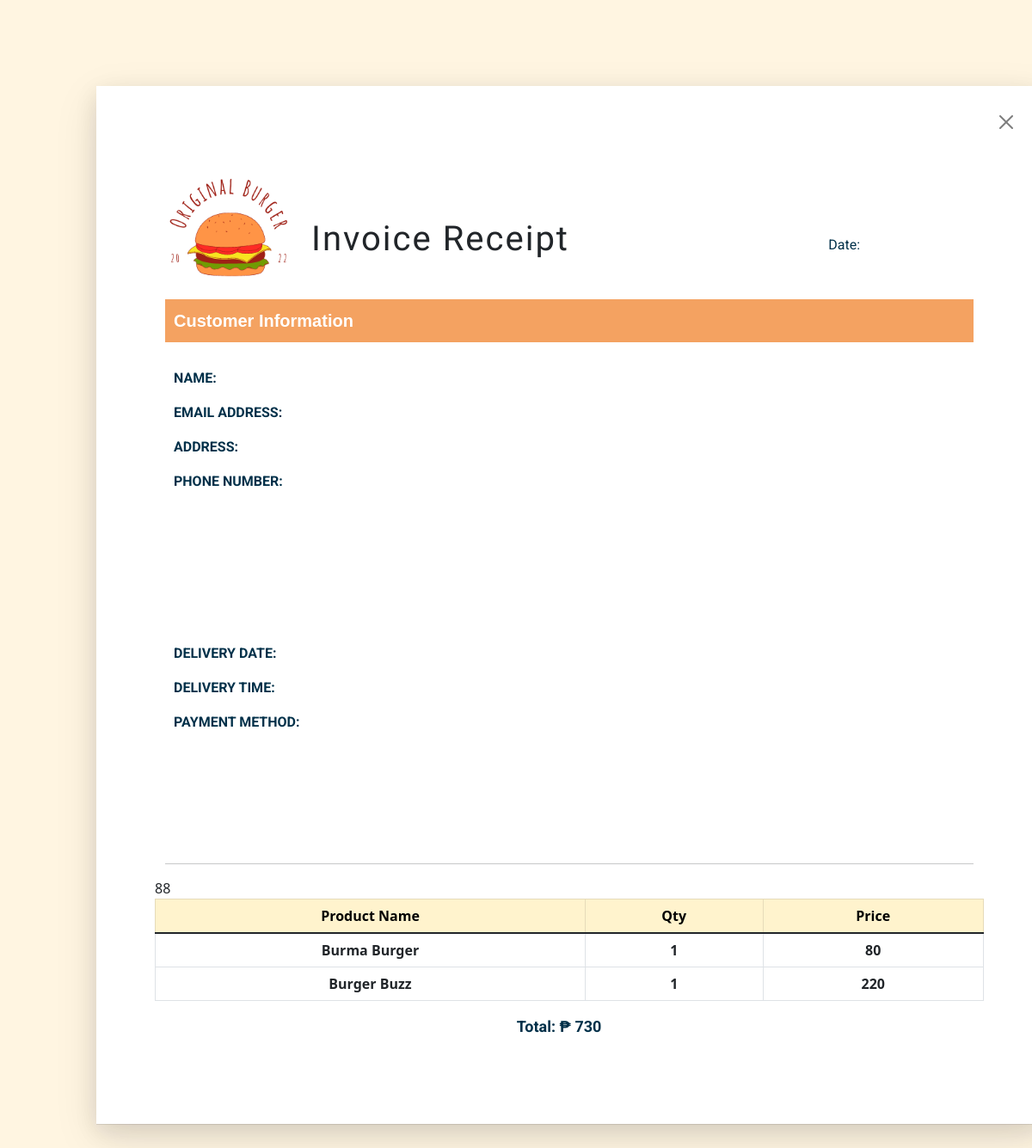
Page /Receipt.php?id=10 on the committed database.
### tables this page shows
CREATE TABLE `cart` (
  `NO` int(11) NOT NULL,
  `PRODUCT_NO` varchar(200) NOT NULL,
  `PRODUCT_NAME` varchar(200) NOT NULL,
  `QUANTITY` int(50) NOT NULL,
  `UNIT_PRICE` double NOT NULL,
  `TOTAL` double NOT NULL,
  `IMAGE` varchar(200) NOT NULL,
  `USER_ID` int(20) NOT NULL,
  `ORDER_NO` int(50) NOT NULL
);

### Receipt.php (the view, shortened to what this page needs)
<?php
include 'includes/db.php';
$id = $_SESSION['id'];
    include 'includes/pass.php';
    if(isset($_GET['id']))   {
        $id=$_GET['id'];
    }
?>
<html>
    <head>
        <link rel="stylesheet" type="text/css" href="css/bootstrap.min.css">
    </head>
    <body>
        <div class="container-fluid">
            <div class="row">
                <div class="col-xxl-8">
                    <div class="box">
                    <a href="Menu.php?id=<?php echo$id?>"><button type="button" class="btn-close" aria-label="Close"></button></a>
                        <img src="pictures/22 (1).png" class="pic"><br><br>
                        <p class="clienttext2">Date:&nbsp;&nbsp;&nbsp;<?=$datenow?></p>
                        <p class="title">Invoice Receipt</p>
                        <div class="div1"><p class="clienttext1">Customer Information</p></div>
                        <div class="clientbox">
                            <div class="row">
                                <div class="col-xxl-2">
                                    <p class="clienttext"><b>NAME: </b></p>
                                    <p class="clienttext"><b>EMAIL ADDRESS: </b></p>
                                    <p class="clienttext"><b>ADDRESS: </b></p>
                                    <p class="clienttext"><b>PHONE NUMBER: </b></p>
                                </div>
                                <div class="col-xxl-4">
                                    <p class="clienttext">&nbsp;&nbsp;&nbsp;<?=$FULLNAME?></p>
                                    <p class="clienttext">&nbsp;&nbsp;&nbsp;<?=$ADDRESS?> </p>
                                    <p class="clienttext">&nbsp;&nbsp;&nbsp;<?=$EMAIL_ADDRESS?> </p>
                                    <p class="clienttext">&nbsp;&nbsp;&nbsp;<?=$PHONE_NO?></p>
                                </div>
                                <div class="col-xxl-2">
                                    <p class="clienttext"><b>DELIVERY DATE: </b></p>
                                    <p class="clienttext"><b>DELIVERY TIME: </b></p>
                                    <p class="clienttext"><b>PAYMENT METHOD: </b></p>
                                </div>
                                <div class="col-xxl-4">
                                    <p class="clienttext">&nbsp;&nbsp;&nbsp;<?=$DELIVERY_DATE?></p>
                                    <p class="clienttext">&nbsp;&nbsp;&nbsp;<?=$DELIVERY_TIME?></p>
                                    <p class="clienttext">&nbsp;&nbsp;&nbsp;<?=$PAYMENT?></p>
                                </div>
                            </div>
                        </div>
                        <hr>
                        <div class="row">
                            <table class="table  table-hover table-bordered">
                            <thead>
                                <tr class="table-warning" style="padding:50px">
                                <th width="500px"><center>Product Name</center></th>
                                <th><center>Qty</center></th>
                                <th><center>Price</center></th>
                                </tr>
                            </thead>
                            <tbody>
                                <?php
                                    $sql = "SELECT * FROM orders ORDER BY ORDER_NO DESC
                                    LIMIT 1;";
                                    $result = mysqli_query($conn,$sql);
                                    if ($result->num_rows > 0) {
                                        while($row = $result->fetch_assoc()) {
                                        $ORDNO=$_SESSION['ordno'];
                                        }
                                    }
                                    $sql = "SELECT * FROM cart WHERE USER_ID = '$id' AND ORDER_NO = '$ORDNO'";
                                    $result = mysqli_query($conn,$sql);
                                    if ($result->num_rows > 0) {
                                    while($row = $result->fetch_assoc()) {
                                    $NAME= $row["PRODUCT_NAME"];
                                    $QTY= $row["QUANTITY"];
                                    $TOTAL= $row["TOTAL"];
                                ?>
                                    <tr>
                                    <th><center><?=$NAME?></center></th>
                                    <th><center><?=$QTY?></center></th>
                                    <th><center><?=$TOTAL?></center></th>
                                    </tr>
                                <?php
                                    }
                                    }
                                        else
                                    {
                                        echo "<h2> No Record Found </h5>";
                                        }
                                ?>
                            </tbody>
                            </table>
                            <?php
                               $sql = "SELECT SUM(TOTAL) FROM cart WHERE USER_ID = '$id' ";
                               $result = mysqli_query($conn,$sql);
                               $row = mysqli_fetch_array($result);
                               $total = $row[0];
                            ?>
                            <div class="row">
                                <div class="col-xxl-3">
                                    <center><p style="margin:0px; font-size:18px;" class="clienttext" ><b>Total: ₱ <?php echo"$total"?></p></b></center>
                                </div>
                            </div>
                        </div>
                    </div>
            </div>
        </div>
    </body>
</html>

### Receipt.php (style rules this page uses)
body { background-color:#FFF5E1; padding:100px; }
.box { width:1100px; height:; background-color:white; margin:auto; box-shadow: rgba(17, 17, 26, 0.1) 0px 1px 0px, rgba(17, 17, 26, 0.1) 0px 8px 24px, rgba(17, 17, 26, 0.1) 0px 16px 48px; padding-top:100px; padding-bottom:100px; padding-left:80px; padding-right:80px; }
.div1 { height:50px; padding-top:10px; padding-left:10px; width:100%; background-color:#f4a261; color:white; margin-bottom:30px; }
.title { font-size:40px; font-family: 'Oswald', sans-serif; letter-spacing:2px; margin-bottom:40px; }
.clienttext2 { float:right; position:relative; top:25; right:120; }
.clienttext, .clienttext2 { font-family: 'Roboto', sans-serif; margin-left:10px; color:#003049; }
.clienttext1 { font-weight:bold; font-family: 'Noto Sans JP', sans-serif; font-size:20px; }
.pic { height:130px; width:150px; float:left; margin-right:20px; }
.btn-close { float:right; position:relative; bottom:70; left:50; }

### rows in the picture
cart: PRODUCT_NAME "Burma Burger", QUANTITY "1", TOTAL "80"
cart: PRODUCT_NAME "Burger Buzz", QUANTITY "1", TOTAL "220"

### other values in the picture
$total "730"
